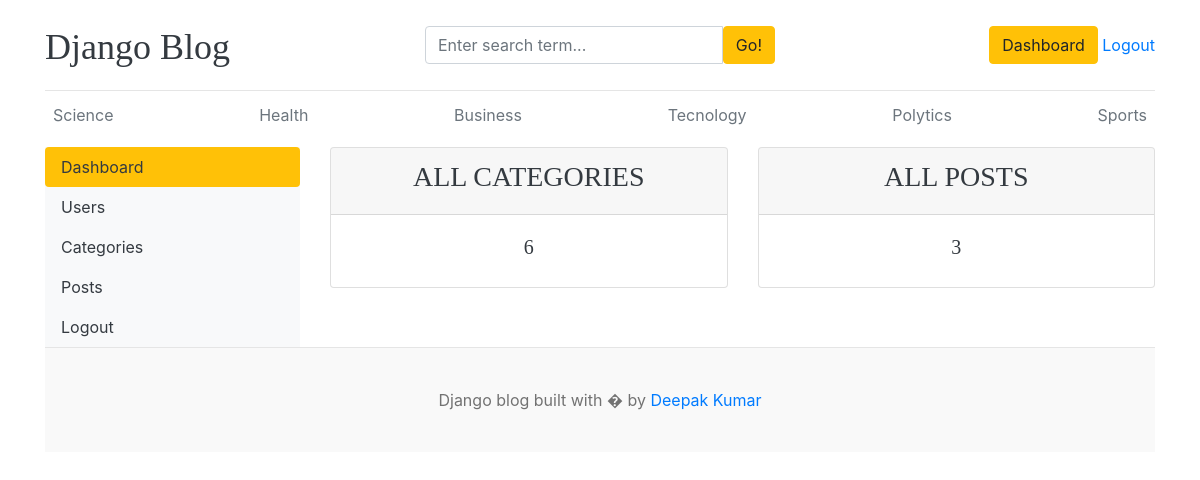
The page /dashboard/ (signed in) on the database its author committed.
### blogs/models.py (models this page shows, shortened)
class Category(models.Model):
  category_name = models.CharField(max_length=50,unique=True)
  created_at = models.DateTimeField(auto_now_add=True)
  updated_at = models.DateTimeField(auto_now=True)
  class Meta:
    verbose_name_plural = 'Categories'

### dashboards/views.py (the view)
# urls.py: path('dashboard/',include('dashboards.urls'))
@login_required(login_url='login')
def dashboard(request):
  category_counts = Category.objects.all().count()
  blogs_counts = Blogs.objects.all().count()
  context = {
    "category_counts":category_counts,
    "blogs_counts":blogs_counts
  }
  return render(request, 'dashboard/dashboard.html',context=context)

### blogs/context_processors.py (called while the page is built)
def get_categories(request):
  categories = Category.objects.all()
  return dict(categories=categories)

### templates/dashboard/dashboard.html
{% extends "../base/base.html" %}
{% block content %}
<div class="row">
  {% include './leftsidebar.html' %}
  <div class="col-md-9">
    <div class="row">
      <div class="col">
        <div class="card border-default mb-3">
          <div class="card-header text-center text-uppercase font-weight-bold">
            <h3 class="text-dark">All Categories</h3>
          </div>
          <div class="card-body text-dark">
            <h5 class="cart-title text-center">{{category_counts}}</h5>
          </div>
        </div>
      </div>
      <div class="col">
        <div class="card border-default mb-3">
          <div class="card-header text-center text-uppercase font-weight-bold">
            <h3 class="text-dark">All Posts</h3>
          </div>
          <div class="card-body text-dark">
            <h5 class="cart-title text-center">{{blogs_counts}}</h5>
          </div>
        </div>
      </div>
    </div>
  </div>
</div>
{% endblock  %}

### templates/base/header.html (shortened to what this page needs)
{% load static %}
<!DOCTYPE html>
<html lang="en">
<head>
    <link href="https://getbootstrap.com/docs/4.0/dist/css/bootstrap.min.css" rel="stylesheet">
    <link href="{% static 'css/blog.css' %}" rel="stylesheet">
    <link rel="stylesheet" href="https://cdnjs.cloudflare.com/ajax/libs/font-awesome/4.7.0/css/font-awesome.min.css"/>
  </head>
<body>
    <div class="container">
      <header class="blog-header py-3">
        <div class="row flex-nowrap justify-content-between align-items-center">
          <div class="col-4 pt-1">
            <a class="blog-header-logo text-dark" href="/">Django Blog</a>
          </div>
          <div class="col-4">
            <form action="{% url 'search' %}" method="GET">
              <div class="input-group">
                        <input class="form-control" name="keyword" type="text" placeholder="Enter search term..." aria-label="Enter search term..." aria-describedby="button-search" />
                        <button type="submit" class="btn btn-warning" id="button-search" type="button">Go!</button>
                    </div>
            </form>
          </div>
          <div class="col-4 d-flex justify-content-end align-items-center">
            {% if not user.is_authenticated %}
            <a class="btn btn-sm btn-warning" href="{% url 'login' %}">Login</a> &nbsp;
            <a class="btn btn-sm btn-outline-secondary" href="{% url 'register' %}">Register</a>
            {% else %}
            <span><a href="{% url 'dashboard' %}" class="btn btn-warning">Dashboard</a></span> &nbsp;
            <span>
              <a href="{% url 'logout' %}">Logout</a>
            </span>
            {% endif%}
          </div>
        </div>
      </header>
      <div class="nav-scroller py-1 mb-2">
        <nav class="nav d-flex justify-content-between">
          {%for category in categories%}
            <a class="p-2 text-muted" href="{% url 'post_by_category' category.id  %}">{{category.category_name}}</a>
          {%endfor %}
        </nav>
      </div>

### static/css/blog.css (style rules this page uses)
.blog-header { border-bottom: 1px solid #e5e5e5; }
.blog-header-logo { font-family: "Playfair Display", Georgia, "Times New Roman", serif ; font-size: 2.25rem; }
h1, h2, h3, h4, h5, h6 { font-family: "Playfair Display", Georgia, "Times New Roman", serif ; }

### rows shown on the page
Category: category_name "Science"
Category: category_name "Health"
Category: category_name "Business"
Category: category_name "Tecnology"
Category: category_name "Polytics"
Category: category_name "Sports"

### other values the page prints
{{ category_counts }} "6"
{{ blogs_counts }} "3"
